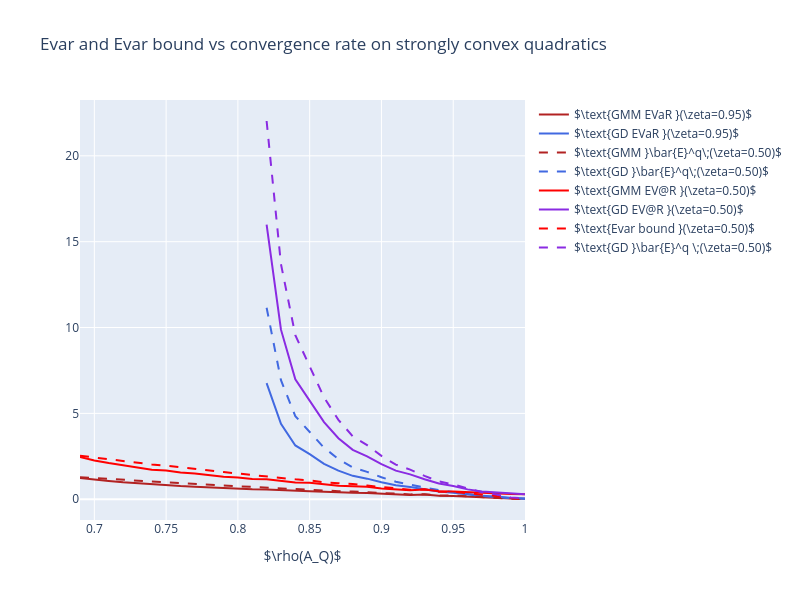

Here is the notebook cell this chart was saved with:
### Markdown cell above
Next, we compare the EV@R, computed by solving minimization problem using grid search, with the EV@R bound (29) provided in the paper for quadratic objectives.

### Code cell
gmm_evar_frontier_high_conf_lev = quad_regions.frontier_quad_evar_vs_rate_region(eigs=e_vals, conf_level=0.95)
gd_evar_frontier_high_conf_lev = quad_regions.frontier_quad_evar_vs_rate_region(eigs=e_vals,method="gd", conf_level=0.95)

gmm_evar_bound_frontier_high_conf_lev = quad_regions.frontier_quad_evar_bound_vs_rate(eigs=e_vals, conf_level=0.95)
gd_evar_bound_frontier_high_conf_lev = quad_regions.frontier_quad_evar_bound_vs_rate(eigs=e_vals, method="gd",conf_level=0.95)

gmm_evar_frontier_small_conf_lev = quad_regions.frontier_quad_evar_vs_rate_region(eigs=e_vals, conf_level=0.50)
gd_evar_frontier_small_conf_lev = quad_regions.frontier_quad_evar_vs_rate_region(eigs=e_vals, method="gd",conf_level=0.50)

gmm_evar_bound_frontier_small_conf_lev = quad_regions.frontier_quad_evar_bound_vs_rate(eigs=e_vals, conf_level=0.50)
gd_evar_bound_frontier_small_conf_lev = quad_regions.frontier_quad_evar_bound_vs_rate(eigs=e_vals, method="gd",conf_level=0.50)

evar_vs_rate_fig = go.Figure()
evar_vs_rate_fig.add_trace(go.Scatter(x=gmm_evar_frontier_high_conf_lev[:, 0],
                                      y=gmm_evar_frontier_high_conf_lev[:, 1],
                                      name=r"$\text{GMM EVaR }(\zeta=0.95)$",
                                      mode="lines",
                                      line=dict(color="firebrick")))
evar_vs_rate_fig.add_trace(go.Scatter(x=gd_evar_frontier_high_conf_lev[:, 0],
                                      y=gd_evar_frontier_high_conf_lev[:, 1],
                                      name=r"$\text{GD EVaR }(\zeta=0.95)$",
                                      mode="lines",
                                      line=dict(color="royalblue")))

evar_vs_rate_fig.add_trace(go.Scatter(x=gmm_evar_bound_frontier_high_conf_lev[:, 0],
                                      y=gmm_evar_bound_frontier_high_conf_lev[:, 1],
                                      name=r"$\text{GMM }\bar{E}^q\;(\zeta=0.50)$",
                                      mode="lines",
                                      line=dict(color="firebrick", dash="dash")))
evar_vs_rate_fig.add_trace(go.Scatter(x=gd_evar_bound_frontier_high_conf_lev[:, 0],
                                      y=gd_evar_bound_frontier_high_conf_lev[:, 1],
                                      name=r"$\text{GD }\bar{E}^q\;(\zeta=0.50)$",
                                      mode="lines",
                                      line=dict(color="royalblue", dash="dash")))

evar_vs_rate_fig.add_trace(go.Scatter(x=gmm_evar_frontier_small_conf_lev[:, 0],
                                      y=gmm_evar_frontier_small_conf_lev[:, 1],
                                      name=r"$\text{GMM EV@R }(\zeta=0.50)$",
                                      mode="lines",
                                      line=dict(color="red")))

evar_vs_rate_fig.add_trace(go.Scatter(x=gd_evar_frontier_small_conf_lev[:, 0],
                                      y=gd_evar_frontier_small_conf_lev[:, 1],
                                      name=r"$\text{GD EV@R }(\zeta=0.50)$",
                                      mode="lines",
                                      line=dict(color="blueviolet")))

evar_vs_rate_fig.add_trace(go.Scatter(x=gmm_evar_bound_frontier_small_conf_lev[:, 0],
                                      y=gmm_evar_bound_frontier_small_conf_lev[:, 1],
                                      name=r"$\text{Evar bound }(\zeta=0.50)$",
                                      mode="lines",
                                      line=dict(color='red', dash='dash')))
evar_vs_rate_fig.add_trace(go.Scatter(x=gd_evar_bound_frontier_small_conf_lev[:, 0],
                                      y=gd_evar_bound_frontier_small_conf_lev[:, 1],
                                      name=r"$\text{GD }\bar{E}^q \;(\zeta=0.50)$",
                                      mode="lines",
                                      line=dict(color="blueviolet", dash="dash")))

evar_vs_rate_fig.update_layout(title="Evar and Evar bound vs convergence rate on strongly convex quadratics",
                               width=800,
                               height=600,
                               xaxis_title=r"$\rho(A_Q)$"
                               # yaxis_title=r"$EV@R_{1-\zeta}$"
                               )
evar_vs_rate_fig.show()

### Figure 1 — Plotly figure (JSON) as saved in the notebook; plotly's stock layout.template omitted (floating-point values rounded to 4 significant figures)
{"data": [{"line": {"color": "firebrick"}, "mode": "lines", "name": "$\\text{GMM EVaR }(\\zeta=0.95)$", "type": "scatter", "x": [0.69, 0.7, 0.71, 0.72, 0.73, 0.74, 0.75, 0.76, 0.77, 0.78, 0.79, 0.8, 0.81, 0.82, 0.83, 0.84, 0.85, 0.86, 0.87, 0.88, 0.89, 0.9, 0.91, 0.92, 0.93, 0.94, 0.95, 0.96, 0.97, 0.98, 0.99, 1], "y": [1.242, 1.138, 1.06, 0.9856, 0.9276, 0.8498, 0.8295, 0.7655, 0.7337, 0.6881, 0.6384, 0.6283, 0.5754, 0.5725, 0.5264, 0.4765, 0.4723, 0.4309, 0.3919, 0.3712, 0.367, 0.3153, 0.2787, 0.2438, 0.2777, 0.2047, 0.1956, 0.1511, 0.1238, 0.09346, 0.04572, 0.0308]}, {"line": {"color": "royalblue"}, "mode": "lines", "name": "$\\text{GD EVaR }(\\zeta=0.95)$", "type": "scatter", "x": [0.82, 0.83, 0.84, 0.85, 0.86, 0.87, 0.88, 0.89, 0.9, 0.91, 0.92, 0.93, 0.94, 0.95, 0.96, 0.97, 0.98, 0.99, 1], "y": [6.762, 4.396, 3.132, 2.624, 2.059, 1.664, 1.363, 1.199, 0.9898, 0.8153, 0.7137, 0.5773, 0.4571, 0.3839, 0.2829, 0.1905, 0.1329, 0.06032, 0.03972]}, {"line": {"color": "firebrick", "dash": "dash"}, "mode": "lines", "name": "$\\text{GMM }\\bar{E}^q\\;(\\zeta=0.50)$", "type": "scatter", "x": [0.69, 0.7, 0.71, 0.72, 0.73, 0.74, 0.75, 0.76, 0.77, 0.78, 0.79, 0.8, 0.81, 0.82, 0.83, 0.84, 0.85, 0.86, 0.87, 0.88, 0.89, 0.9, 0.91, 0.92, 0.93, 0.94, 0.95, 0.96, 0.97, 0.98, 0.99, 1], "y": [1.283, 1.228, 1.174, 1.138, 1.085, 1.026, 0.9881, 0.9475, 0.8869, 0.8453, 0.8033, 0.7575, 0.7125, 0.6874, 0.6391, 0.5864, 0.5587, 0.5014, 0.4701, 0.4487, 0.4023, 0.3653, 0.3271, 0.2821, 0.2912, 0.2238, 0.2213, 0.1673, 0.1345, 0.09659, 0.03412, 0.01397]}, {"line": {"color": "royalblue", "dash": "dash"}, "mode": "lines", "name": "$\\text{GD }\\bar{E}^q\\;(\\zeta=0.50)$", "type": "scatter", "x": [0.82, 0.83, 0.84, 0.85, 0.86, 0.87, 0.88, 0.89, 0.9, 0.91, 0.92, 0.93, 0.94, 0.95, 0.96, 0.97, 0.98, 0.99, 1], "y": [11.15, 6.931, 4.838, 3.945, 3.001, 2.342, 1.856, 1.597, 1.277, 1.02, 0.875, 0.6873, 0.5286, 0.4357, 0.3123, 0.2046, 0.1402, 0.05283, 0.02591]}, {"line": {"color": "red"}, "mode": "lines", "name": "$\\text{GMM EV@R }(\\zeta=0.50)$", "type": "scatter", "x": [0.69, 0.7, 0.71, 0.72, 0.73, 0.74, 0.75, 0.76, 0.77, 0.78, 0.79, 0.8, 0.81, 0.82, 0.83, 0.84, 0.85, 0.86, 0.87, 0.88, 0.89, 0.9, 0.91, 0.92, 0.93, 0.94, 0.95, 0.96, 0.97, 0.98, 0.99, 1], "y": [2.455, 2.257, 2.107, 1.973, 1.861, 1.72, 1.673, 1.559, 1.503, 1.399, 1.308, 1.271, 1.172, 1.163, 1.066, 0.969, 0.9619, 0.8761, 0.7913, 0.7516, 0.7286, 0.6323, 0.57, 0.5179, 0.5646, 0.4671, 0.4566, 0.4079, 0.3805, 0.3502, 0.3025, 0.2875]}, {"line": {"color": "blueviolet"}, "mode": "lines", "name": "$\\text{GD EV@R }(\\zeta=0.50)$", "type": "scatter", "x": [0.82, 0.83, 0.84, 0.85, 0.86, 0.87, 0.88, 0.89, 0.9, 0.91, 0.92, 0.93, 0.94, 0.95, 0.96, 0.97, 0.98, 0.99, 1], "y": [16.0, 9.876, 6.981, 5.762, 4.494, 3.556, 2.874, 2.501, 2.042, 1.666, 1.449, 1.164, 0.9152, 0.7661, 0.5738, 0.4504, 0.3896, 0.3171, 0.2965]}, {"line": {"color": "red", "dash": "dash"}, "mode": "lines", "name": "$\\text{Evar bound }(\\zeta=0.50)$", "type": "scatter", "x": [0.69, 0.7, 0.71, 0.72, 0.73, 0.74, 0.75, 0.76, 0.77, 0.78, 0.79, 0.8, 0.81, 0.82, 0.83, 0.84, 0.85, 0.86, 0.87, 0.88, 0.89, 0.9, 0.91, 0.92, 0.93, 0.94, 0.95, 0.96, 0.97, 0.98, 0.99, 1], "y": [2.534, 2.426, 2.319, 2.247, 2.142, 2.027, 1.952, 1.871, 1.752, 1.67, 1.587, 1.496, 1.407, 1.358, 1.262, 1.158, 1.103, 0.9904, 0.9285, 0.8862, 0.7946, 0.7215, 0.6461, 0.5573, 0.5751, 0.4421, 0.4372, 0.3304, 0.2656, 0.1908, 0.0674, 0.0276]}, {"line": {"color": "blueviolet", "dash": "dash"}, "mode": "lines", "name": "$\\text{GD }\\bar{E}^q \\;(\\zeta=0.50)$", "type": "scatter", "x": [0.82, 0.83, 0.84, 0.85, 0.86, 0.87, 0.88, 0.89, 0.9, 0.91, 0.92, 0.93, 0.94, 0.95, 0.96, 0.97, 0.98, 0.99, 1], "y": [22.03, 13.69, 9.556, 7.792, 5.928, 4.626, 3.665, 3.153, 2.523, 2.015, 1.728, 1.358, 1.044, 0.8606, 0.6168, 0.4041, 0.2769, 0.1043, 0.05118]}], "layout": {"height": 600, "title": {"text": "Evar and Evar bound vs convergence rate on strongly convex quadratics"}, "width": 800, "xaxis": {"title": {"text": "$\\rho(A_Q)$"}}}}
